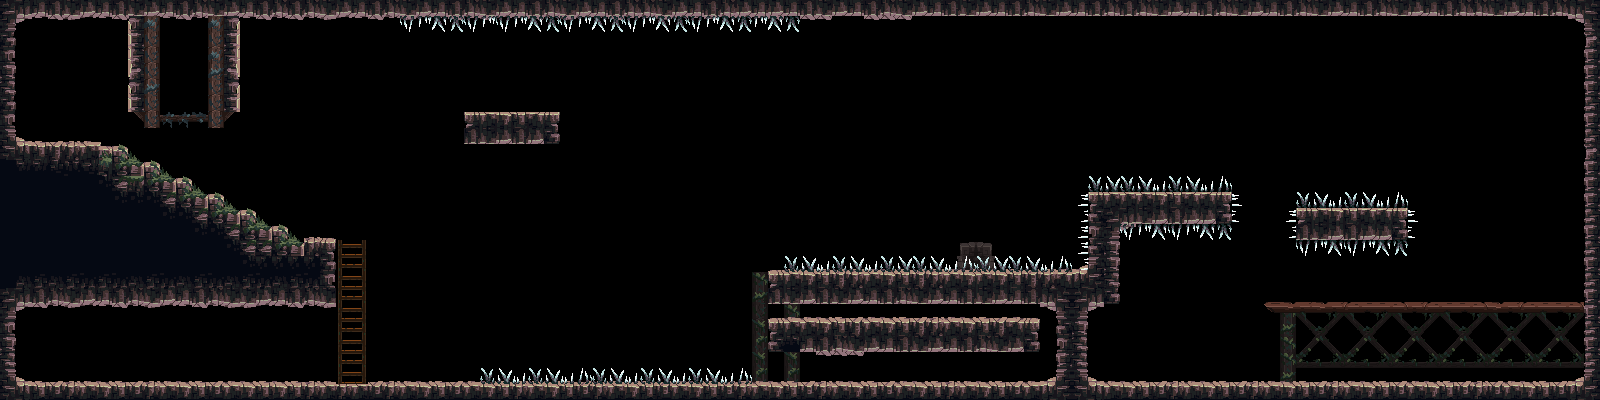

This game map was drawn from its Tiled (.tmx) file and the tilesets committed beside it. A one-line description and the trimmed map source follow:
An orthogonal 100x25 tile map with 16x16 px tiles, 7 tile layers (bg3, bg2, collision, bg, ...), 5 tilesets and 80 objects (21x hull, 12x zone, 6x crate, 5x conveyor, 3x spiker, ...).

<map version="1.2" tiledversion="1.3.4" orientation="orthogonal" renderorder="right-down" width="100" height="25" tilewidth="16" tileheight="16" infinite="0" nextlayerid="19" nextobjectid="364">
 <editorsettings>
  <export target="../assets/world/m2s4.json" format="json" />
 </editorsettings>
 <tileset firstgid="1" name="collision" tilewidth="16" tileheight="16" tilecount="64" columns="8">
  <image source="collision.png" width="128" height="128" />
 </tileset>
 <tileset firstgid="65" name="mainlevbuild1" tilewidth="16" tileheight="16" tilecount="2304" columns="48">
  <image source="tilesets/PF_SET3_v1.0/mainlevbuild1.png" width="768" height="768" />
 </tileset>
 <tileset firstgid="2369" name="mainlevbuild2" tilewidth="16" tileheight="16" tilecount="4096" columns="64">
  <image source="tilesets/PF_SET3_v1.0/mainlevbuild2.png" width="1024" height="1024" />
 </tileset>
 <tileset firstgid="6465" name="mainlevbuild3" tilewidth="16" tileheight="16" tilecount="2337" columns="41">
  <image source="tilesets/PF_SET3_v1.0/mainlevbuild3.png" width="656" height="912" />
 </tileset>
 <tileset firstgid="8802" name="tile_custom" tilewidth="16" tileheight="16" tilecount="4096" columns="64">
  <image source="../assets/world/tile_custom.png" width="1024" height="1024" />
 </tileset>
 <layer id="3" name="bg3" width="100" height="25">
  <data>[2500 cells, 0 non-empty, 0 distinct tile ids]</data>
 </layer>
 <layer id="4" name="bg2" width="100" height="25">
  <data>[2500 cells, 97 non-empty, 25 distinct tile ids]</data>
 </layer>
 <layer id="2" name="collision" width="100" height="25">
  <data>[2500 cells, 0 non-empty, 0 distinct tile ids]</data>
 </layer>
 <layer id="1" name="bg" width="100" height="25">
  <data>[2500 cells, 821 non-empty, 101 distinct tile ids]</data>
 </layer>
 <layer id="5" name="fg" width="100" height="25">
  <data>[2500 cells, 101 non-empty, 12 distinct tile ids]</data>
 </layer>
 <layer id="6" name="fg_hidden" width="100" height="25">
  <data>[2500 cells, 0 non-empty, 0 distinct tile ids]</data>
 </layer>
 <layer id="7" name="fg_breakable" width="100" height="25">
  <data>[2500 cells, 31 non-empty, 15 distinct tile ids]</data>
 </layer>
 <objectgroup id="11" name="npcs" />
 <objectgroup id="12" name="enemies">
  <object id="283" name="shrieker1" type="shrieker" x="960" y="240" width="32" height="32" />
  <object id="317" name="blob1" type="blob" x="448" y="352" width="32" height="32" />
  <object id="330" name="bat1" type="air" x="464" y="176" width="32" height="32">
   <properties>
    <property name="aBehav" value="attack" />
    <property name="enemyClass" value="air" />
    <property name="enemyType" value="bat" />
    <property name="pBehav" value="patrolWaypoints" />
    <property name="path" value="[{&quot;x&quot;:1072,&quot;y&quot;:768},{&quot;x&quot;:1200,&quot;y&quot;:768}]" />
    <property name="pathid" value="bat1" />
    <property name="weapon" type="int" value="5" />
   </properties>
  </object>
  <object id="335" name="spiker1" type="spiker" x="1136" y="80" width="16" height="16" />
  <object id="352" name="bat2" type="air" x="1344" y="256" width="32" height="32">
   <properties>
    <property name="aBehav" value="attack" />
    <property name="enemyClass" value="air" />
    <property name="enemyType" value="bat" />
    <property name="pBehav" value="patrolWaypoints" />
    <property name="path" value="[{&quot;x&quot;:1072,&quot;y&quot;:768},{&quot;x&quot;:1200,&quot;y&quot;:768}]" />
    <property name="pathid" value="bat2" />
    <property name="weapon" type="int" value="5" />
   </properties>
  </object>
  <object id="356" name="spiker2" type="spiker" x="1216" y="32" width="16" height="16" rotation="-180" />
  <object id="362" name="blob2" type="blob" x="1136" y="352" width="32" height="32" />
  <object id="363" name="spiker2" type="spiker" x="1136" y="272" width="16" height="16" rotation="90" />
 </objectgroup>
 <objectgroup id="13" name="spawns" />
 <objectgroup id="14" name="exit">
  <object id="270" name="west1" type="exit" x="16" y="304" width="80" height="80">
   <properties>
    <property name="targetExit" value="east1" />
    <property name="targetMap" value="m2s3" />
   </properties>
  </object>
  <object id="271" name="west1" type="entrance" x="112" y="336" width="32" height="32" />
  <object id="277" name="south1" type="exit" x="1504" y="320" width="80" height="64">
   <properties>
    <property name="targetExit" value="north1" />
    <property name="targetMap" value="m2s5" />
   </properties>
  </object>
  <object id="278" name="south1" type="entrance" x="1456" y="336" width="32" height="32" />
 </objectgroup>
 <objectgroup id="15" name="objects">
  <object id="272" name="conveyor1" type="conveyor" x="496" y="256">
   <properties>
    <property name="angvel" type="float" value="-0.2" />
   </properties>
   <polyline points="0,0 144,0" />
  </object>
  <object id="273" name="conveyor2" type="conveyor" x="784" y="192">
   <properties>
    <property name="angvel" type="float" value="-0.2" />
   </properties>
   <polyline points="0,0 144,0" />
  </object>
  <object id="274" name="rockchute1" type="rockchute" x="272" y="16" width="64" height="64" />
  <object id="275" name="grinder1" type="trap" x="448" y="224" width="32" height="32">
   <properties>
    <property name="angvel" type="float" value="-0.2" />
    <property name="subtype" value="grinder" />
   </properties>
  </object>
  <object id="296" name="soulcrystal0" type="soulcrystal" x="160" y="320" width="16" height="16">
   <properties>
    <property name="color" value="yellow" />
    <property name="scid" type="int" value="0" />
   </properties>
  </object>
  <object id="297" name="mirror1" type="mirror" x="656" y="304" width="32" height="32" rotation="90" />
  <object id="299" name="window" type="window" gid="8806" x="768" y="368" width="16" height="16" />
  <object id="300" name="window" type="window" gid="8806" x="768" y="384" width="16" height="16" />
  <object id="303" name="crate" type="crate" x="176" y="96" width="16" height="16" />
  <object id="304" name="crate" type="crate" x="176" y="32" width="16" height="16" />
  <object id="305" name="crate" type="crate" x="176" y="48" width="16" height="16" />
  <object id="306" name="crate" type="crate" x="176" y="16" width="16" height="16" />
  <object id="307" name="crate" type="crate" x="176" y="80" width="16" height="16" />
  <object id="308" name="crate" type="crate" x="176" y="64" width="16" height="16" />
  <object id="323" name="minecart1" type="minecart" x="16" y="96" width="96" height="48">
   <properties>
    <property name="pathid" value="minecart1" />
   </properties>
  </object>
  <object id="331" name="platfall1" type="platfall" gid="990" x="1072" y="160" width="16" height="16">
   <properties>
    <property name="tsName" value="PF_SET3_v1_0_mainlevbuild1" />
   </properties>
  </object>
  <object id="333" name="platfall1" type="platfall" gid="990" x="1056" y="160" width="16" height="16">
   <properties>
    <property name="tsName" value="PF_SET3_v1_0_mainlevbuild1" />
   </properties>
  </object>
  <object id="334" name="platfall1" type="platfall" gid="990" x="1040" y="160" width="16" height="16">
   <properties>
    <property name="tsName" value="PF_SET3_v1_0_mainlevbuild1" />
   </properties>
  </object>
  <object id="336" name="conveyor3a" type="conveyor" x="1296" y="176">
   <properties>
    <property name="angvel" type="float" value="0.2" />
   </properties>
   <polyline points="-16,-32 32,0" />
  </object>
  </objectgroup>
 <objectgroup id="16" name="triggers">
  <!-- 20 objects omitted --></objectgroup>
 <objectgroup color="#00ff00" id="17" name="hulls">
  <!-- 19 objects omitted --></objectgroup>
 <objectgroup id="18" name="pathing">
  <!-- 3 objects omitted --></objectgroup>
</map>
<!-- 49 of 80 objects omitted -->
